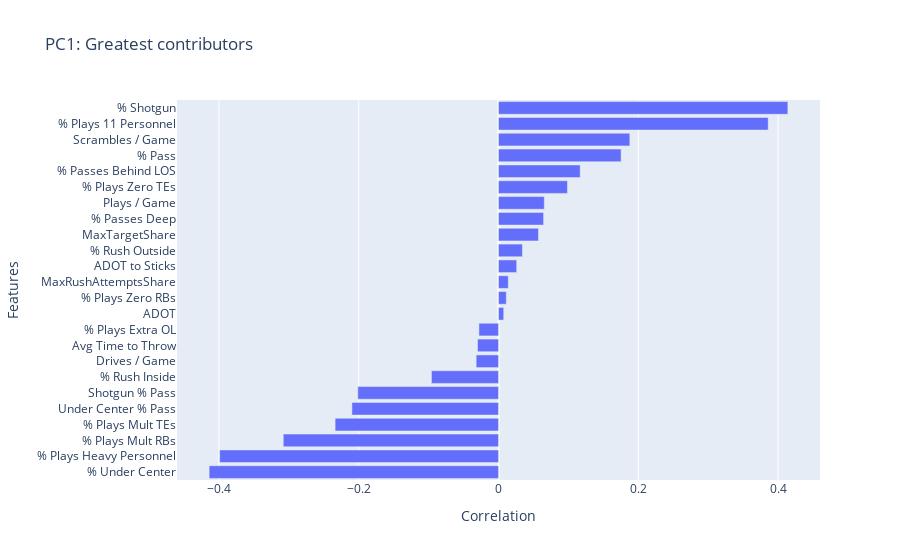
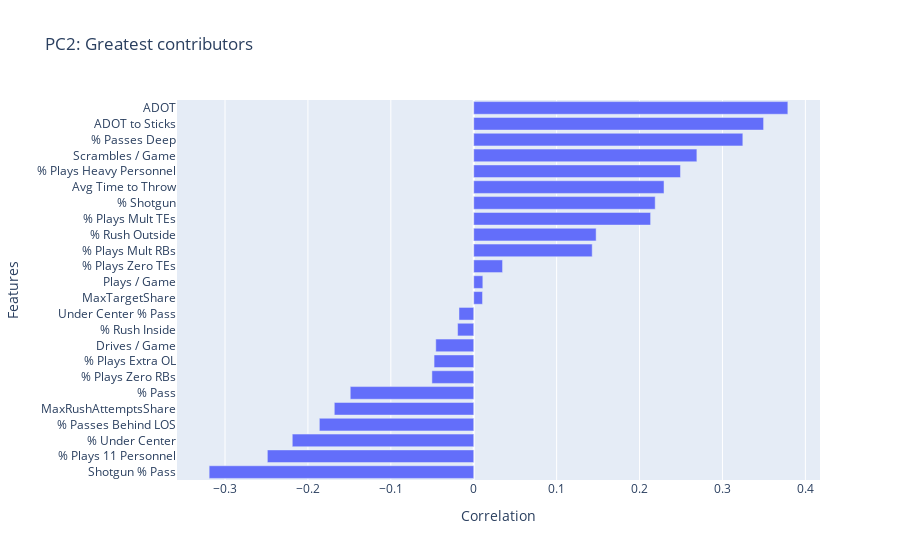

Notebook source saved alongside these figures, in order:
### Code cell
''' PCA - final '''

# Set number of PCA components to use after initial try
PCA_N_COMPONENTS = 8
COMPONENT_COLS = [f'Component {n}' for n in range(1, PCA_N_COMPONENTS + 1)]

# Instantiate transformer
pca_final = PCA(n_components=PCA_N_COMPONENTS, random_state=42)

# Transform sku profiles
pca_component_data_final = pca_final.fit_transform(scaled_data_df)

# Evaluate components
total_variance = scaled_data_df.var().sum()
expl_variance = pca_final.explained_variance_.sum()

print(f'Data set variance: {total_variance:,.3f}')
print(f'PCA explained variance: {expl_variance:,.3f} ({round((expl_variance / total_variance) * 100, 2)}%)')

pcs = pd.DataFrame(pca_final.components_, columns=OFFENSE_FEATURES)

# Create bar charts of contribution
for n in range(2):      #PCA_N_COMPONENTS):
    pc = pcs.transpose()[n].sort_values(ascending=False)

    fig = px.bar(
        x=pc,
        y=pc.index,
        title=f"PC{n+1}: Greatest contributors"
    )
    fig.update_layout(
        xaxis_title="Correlation", 
        yaxis_title="Features", 
        yaxis={'dtick': 1, 'categoryorder':'total ascending'},
    )
    fig.show()

    comp_expl_variance = pca_final.explained_variance_[n]
    print(f'Explained variance: {comp_expl_variance:,} ({round((comp_expl_variance / total_variance) * 100, 2)}%)')
                                                                                                                                                                                                              
# Make df of PCA scores
pca_component_df = pd.DataFrame(data=pca_component_data_final, columns=[f'Component {i}' for i in range(1, PCA_N_COMPONENTS + 1)])
print(pca_component_df.shape)
print(pca_component_df.head().to_string())

# Add PCA scores to original dataframe
offense_tendencies = offense_tendencies.drop(columns=list(filter(lambda x: x.startswith("Component"), offense_tendencies.columns)))
offense_tendencies = offense_tendencies.reset_index().merge(pca_component_df, left_index=True, right_index=True, how='left').set_index(['posteam', 'season'])


print(f'PCA values')
print(offense_tendencies.head().to_string())

### Figure 1 — Plotly figure (JSON) as saved in the notebook; plotly's stock layout.template omitted (floating-point values rounded to 4 significant figures)
{"data": [{"hovertemplate": "x=%{x}<br>y=%{y}<extra></extra>", "legendgroup": "", "marker": {"color": "#636efa", "pattern": {"shape": ""}}, "name": "", "orientation": "h", "showlegend": false, "textposition": "auto", "type": "bar", "x": [0.414, 0.3859, 0.1879, 0.1754, 0.1169, 0.09864, 0.06551, 0.06451, 0.0572, 0.03421, 0.02601, 0.014, 0.01113, 0.00748, -0.02799, -0.02995, -0.03196, -0.09593, -0.2013, -0.2097, -0.2338, -0.3079, -0.3989, -0.414], "xaxis": "x", "y": ["% Shotgun", "% Plays 11 Personnel", "Scrambles / Game", "% Pass", "% Passes Behind LOS", "% Plays Zero TEs", "Plays / Game", "% Passes Deep", "MaxTargetShare", "% Rush Outside", "ADOT to Sticks", "MaxRushAttemptsShare", "% Plays Zero RBs", "ADOT", "% Plays Extra OL", "Avg Time to Throw", "Drives / Game", "% Rush Inside", "Shotgun % Pass", "Under Center % Pass", "% Plays Mult TEs", "% Plays Mult RBs", "% Plays Heavy Personnel", "% Under Center"], "yaxis": "y"}], "layout": {"barmode": "relative", "legend": {"tracegroupgap": 0}, "title": {"text": "PC1: Greatest contributors"}, "xaxis": {"anchor": "y", "domain": [0, 1], "title": {"text": "Correlation"}}, "yaxis": {"anchor": "x", "categoryorder": "total ascending", "domain": [0, 1], "dtick": 1, "title": {"text": "Features"}}}}

### Figure 2 — Plotly figure (JSON) as saved in the notebook; plotly's stock layout.template omitted (floating-point values rounded to 4 significant figures)
{"data": [{"hovertemplate": "x=%{x}<br>y=%{y}<extra></extra>", "legendgroup": "", "marker": {"color": "#636efa", "pattern": {"shape": ""}}, "name": "", "orientation": "h", "showlegend": false, "textposition": "auto", "type": "bar", "x": [0.3789, 0.3496, 0.3246, 0.2692, 0.2494, 0.2295, 0.2189, 0.2133, 0.1476, 0.1429, 0.03478, 0.01098, 0.01061, -0.0178, -0.01948, -0.04578, -0.04784, -0.05045, -0.1489, -0.1682, -0.1862, -0.2189, -0.2489, -0.3191], "xaxis": "x", "y": ["ADOT", "ADOT to Sticks", "% Passes Deep", "Scrambles / Game", "% Plays Heavy Personnel", "Avg Time to Throw", "% Shotgun", "% Plays Mult TEs", "% Rush Outside", "% Plays Mult RBs", "% Plays Zero TEs", "Plays / Game", "MaxTargetShare", "Under Center % Pass", "% Rush Inside", "Drives / Game", "% Plays Extra OL", "% Plays Zero RBs", "% Pass", "MaxRushAttemptsShare", "% Passes Behind LOS", "% Under Center", "% Plays 11 Personnel", "Shotgun % Pass"], "yaxis": "y"}], "layout": {"barmode": "relative", "legend": {"tracegroupgap": 0}, "title": {"text": "PC2: Greatest contributors"}, "xaxis": {"anchor": "y", "domain": [0, 1], "title": {"text": "Correlation"}}, "yaxis": {"anchor": "x", "categoryorder": "total ascending", "domain": [0, 1], "dtick": 1, "title": {"text": "Features"}}}}
